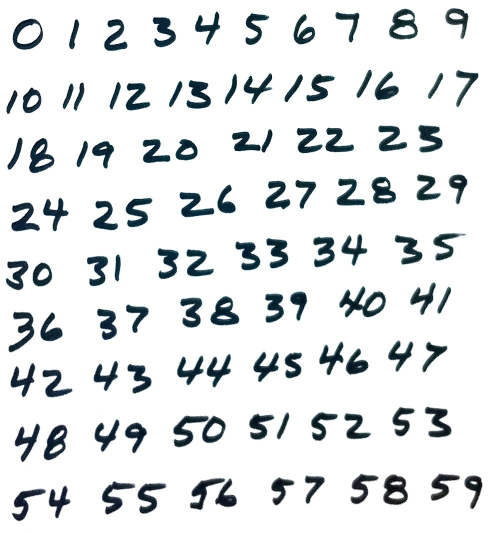
#> input picture cv/LearnOpenCV3py/Chapter 9_Code/images/numbers.jpg, 982 x 1065 px, given in place of tattoo_seed.jpg, which was not available (shown at 1/2 size)
$ python scan_for_matches.py '../Chapter 9_Code/images'   (Python 2 division)
#> lines starting #> are read from the running program, lines starting #| are printed output that depends on the picture; pictures that were not available may be replaced by others from this repository, and a replacement may not be noted
from os.path import join
from os import walk
import numpy as np
import cv2
from sys import argv

# create an array of filenames
folder = argv[1]
query = cv2.imread(join(folder, "tattoo_seed.jpg"), 0)
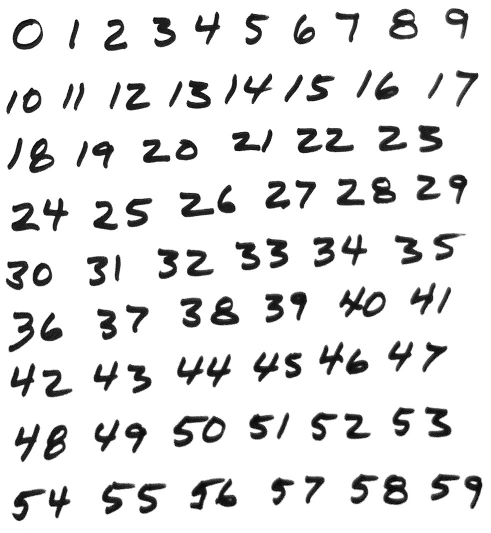
#> query: shape (1065, 982) (shown at 1/2 size); min 0, max 255, mean 226.1

# create files, images, descriptors globals
files = []
images = []
descriptors = []
for (dirpath, dirnames, filenames) in walk(folder):
  files.extend(filenames)
  for f in files:
    if f.endswith("npy") and f != "tattoo_seed.npy":
      descriptors.append(f)
  print descriptors

# create the sift detector
sift = cv2.xfeatures2d.SIFT_create()
query_kp, query_ds = sift.detectAndCompute(query, None)
#> query_kp = 3266 keypoints; strongest (x, y, size): (599, 598, 19.7), (553, 1003, 10), (325, 48, 20.2), (198, 409, 10.1)

# create FLANN matcher
FLANN_INDEX_KDTREE = 0
index_params = dict(algorithm = FLANN_INDEX_KDTREE, trees = 5)
search_params = dict(checks = 50)
flann = cv2.FlannBasedMatcher(index_params, search_params)

# minimum number of matches
MIN_MATCH_COUNT = 10

potential_culprits = {}

print ">> Initiating picture scan..."
for d in descriptors:
  print "--------- analyzing %s for matches ------------" % d
  matches = flann.knnMatch(query_ds, np.load(join(folder, d)), k =2)
  good = []
  for m,n in matches:
      if m.distance < 0.7*n.distance:
          good.append(m)
  if len(good) > MIN_MATCH_COUNT:

    print "%s is a match! (%d)" % (d, len(good))
  else:
    print "%s is not a match" % d
  potential_culprits[d] = len(good)
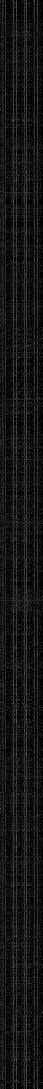
#> query_ds: shape (3266, 128) float32 (shown at 1/3 size); min 0, max 212, mean 21.1
#> after the loop, potential_culprits = 0 items

max_matches = None
potential_suspect = None
for culprit, matches in potential_culprits.iteritems():
  if max_matches == None or matches > max_matches:
    max_matches = matches
    potential_suspect = culprit
#> this loop made 0 passes

#> (the run stopped early here; a loop or call above may not have finished)

$ run again, on cv/LearnOpenCV3py/Chapter 9_Code/images/ocr.jpg
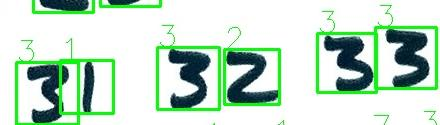
#> input picture cv/LearnOpenCV3py/Chapter 9_Code/images/ocr.jpg, 440 x 125 px, given in place of tattoo_seed.jpg, which was not available
#> `query = cv2.imread(join(folder, "tattoo_seed.jpg"), 0)`:
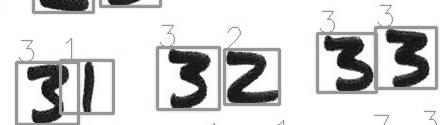
#> query: shape (125, 440); min 0, max 255, mean 211.8
#> query_kp = 299 keypoints; strongest (x, y, size): (192, 64, 20.2), (343, 86, 9.6), (178, 103, 10.6), (401, 82, 9.8)
#> after the loop `for d in descriptors:`:
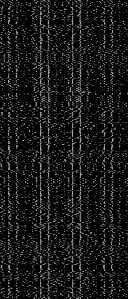
#> query_ds: shape (299, 128) float32; min 0, max 198, mean 22.7
#> after the loop `for d in descriptors:`: potential_culprits = 0 items
